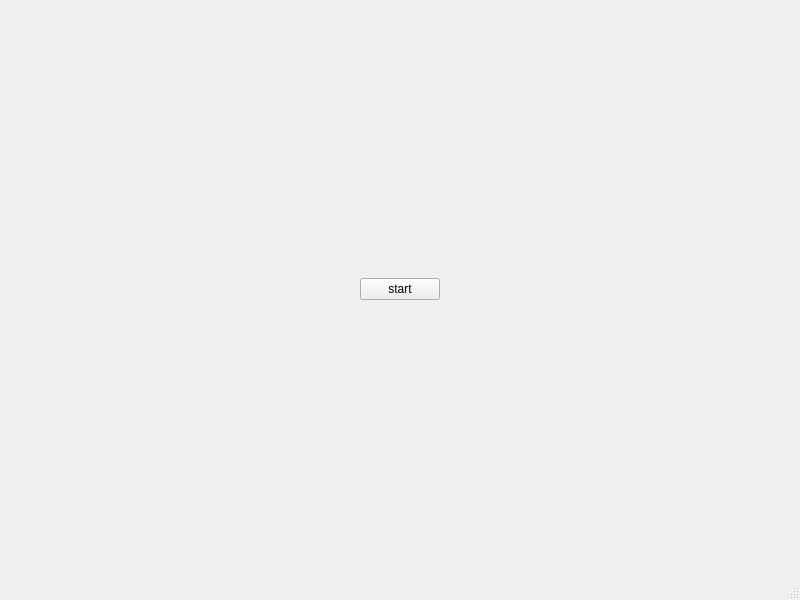
<?xml version="1.0" encoding="UTF-8"?>
<ui version="4.0">
 <class>MainWindow</class>
 <widget class="QMainWindow" name="MainWindow">
  <property name="geometry">
   <rect>
    <x>0</x>
    <y>0</y>
    <width>800</width>
    <height>600</height>
   </rect>
  </property>
  <property name="windowTitle">
   <string>MainWindow</string>
  </property>
  <widget class="QWidget" name="centralwidget">
   <layout class="QVBoxLayout" name="verticalLayout">
    <item alignment="Qt::AlignHCenter">
     <widget class="QPushButton" name="pushButton">
      <property name="text">
       <string>start</string>
      </property>
     </widget>
    </item>
   </layout>
  </widget>
  <widget class="QMenuBar" name="menubar">
   <property name="geometry">
    <rect>
     <x>0</x>
     <y>0</y>
     <width>800</width>
     <height>25</height>
    </rect>
   </property>
  </widget>
  <widget class="QStatusBar" name="statusbar"/>
 </widget>
 <resources/>
 <connections/>
</ui>
